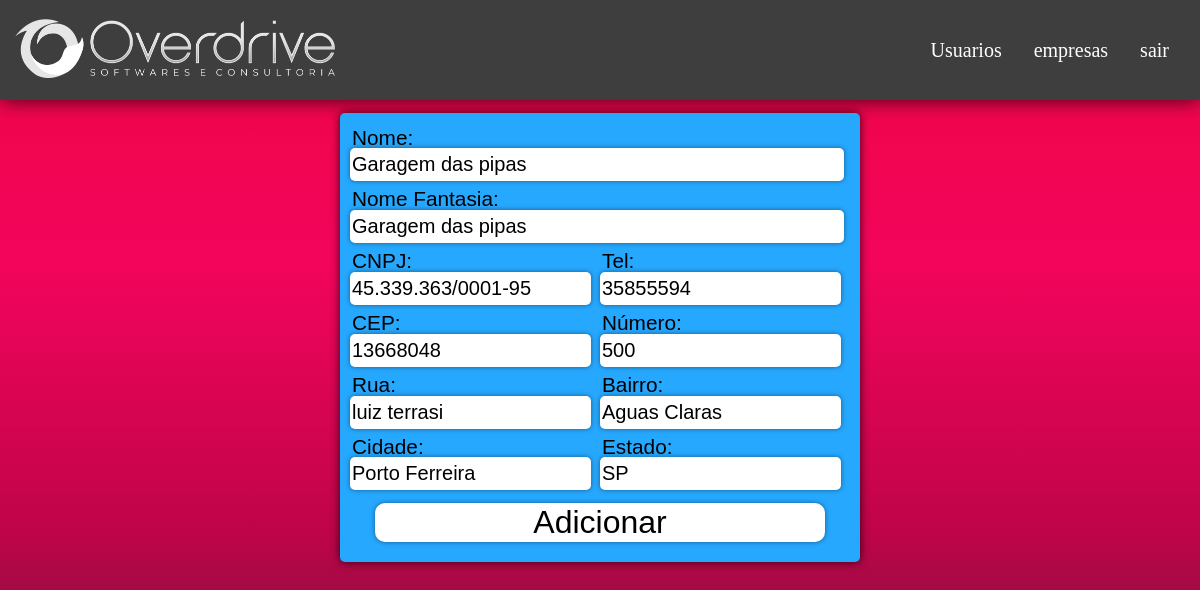
The app's page /admin/company/edit_company.php?id=1 with its own data.
### tables this page shows
CREATE TABLE `company` (
  `companyId` mediumint(8) unsigned NOT NULL AUTO_INCREMENT,
  `name` varchar(255) NOT NULL,
  `fantasyName` varchar(255) DEFAULT NULL,
  `CNPJ` varchar(255) NOT NULL,
  `phone` varchar(20) DEFAULT NULL,
  `CEP` varchar(10) DEFAULT NULL,
  `rua` varchar(20) DEFAULT NULL,
  `numero` varchar(10) DEFAULT NULL,
  `bairro` varchar(50) DEFAULT NULL,
  `cidade` varchar(50) DEFAULT NULL,
  `UF` varchar(5) DEFAULT NULL,
  PRIMARY KEY (`companyId`)
);

### admin/company/edit_company.php (the view, shortened to what this page needs)
<?php
    include_once('../../conexao.php');
    if(!empty($_GET['id'])){
        $id = $_GET['id'];
        $sqlSelect = "SELECT * FROM company WHERE companyId=$id";
        $result = $conexao->query($sqlSelect);
        if($result->num_rows > 0){
            while($user_data = mysqli_fetch_assoc($result)){
                $nome = $user_data['name'];
                $nf = $user_data['fantasyName'];
                $cnpj = $user_data['CNPJ'];
                $phone = $user_data['phone'];
                $cep = $user_data['CEP'];
                $rua = $user_data['rua'];
                $numero = $user_data['numero'];
                $bairro = $user_data['bairro'];
                $cidade = $user_data['cidade'];
                $uf = $user_data['UF'];
            }
        }
        else{
            header('Location: ../tabelaempresas.php');
        }
    }
    else{
        header('Location: ../tabelaempresas.php');
    }
?>
<!DOCTYPE html>
<html lang="pt-br">
    <head>
        <link rel="stylesheet" href="../../css/reset.css">
        <link rel="stylesheet" href="../../css/header.css">
        <link rel="stylesheet" href="../../css/form.css">
    </head>
    <body>
        <header>
            <h1><img class="logo" src="../../img/logo.png" alt="logo da Overdrive"></h1>
            <nav>
                <ul>
                    <li class="li-nav"><a class="link-nav" href="../tabelaUsers.php">Usuarios</a></li>
                    <li class="li-nav"><a class="link-nav" href="../tabelaEmpresas.php">empresas</a></li>
                    <li class="li-nav"><a class="link-nav" href="../../logout.php">sair</a></li>
                </ul>
            </nav>
        </header>
        <main>
            <form action="saveEditCompany.php?id=<?php echo $id;?>"  method="post">
                <div class="nomeEmail">
                    <div class="input-box">
                        <label for="nome">Nome: </label>
                        <input type="text" name="nome" id="nome" class="input nome"   placeholder="Nome" value='<?php echo $nome;?>' required>
                    </div>
                    <div class="input-box">
                        <label for="fantasy">Nome Fantasia: </label>
                        <input type="text" name="fantasy" id="fantasy" class="input fantasy"  placeholder="fantasy" value='<?php echo $nf;?>' required>
                    </div>
                </div>
                <div class="cpfTel">
                    <div class="input-box">
                        <label for="cnpj">CNPJ: </label>
                        <input type="text" name="cnpj" id="cnpj" class="input"  placeholder="CNPJ"  value='<?php echo $cnpj;?>' required>
                    </div>
                    <div class="input-box">
                        <label for="phone">Tel: </label>
                        <input type="tel" name="phone" id="phone" class="input"  placeholder="Telefone" value='<?php echo $phone;?>'  maxlength="15" onkeyup="handlePhone(event)" required>
                    </div>
                </div>
                <div class="addres-box">
                    <div class="input-box">
                        <label for="cep">CEP: </label>
                        <input type="text" name="cep" id="cep" class="input addres cep" size="10"  maxlength="9" onblur="buscaCep(this.value);" placeholder="CEP" value='<?php echo $cep;?>' required>
                    </div>
                    <div class="input-box numero">
                        <label for="numero">Número: </label>
                        <input type="text" name="numero" id="numero" class="input"  placeholder="numero" value='<?php echo $numero;?>' required>
                    </div>
                </div>
                <div class="addres-box">
                    <div class="input-box">
                        <label for="rua">Rua: </label>
                        <input type="text" name="rua" id="rua" class="input"  placeholder="Rua" value='<?php echo $rua;?>' required>
                    </div>
                    <div class="input-box">
                        <label for="bairro">Bairro: </label>
                        <input type="text" name="bairro" id="bairro" class="input"  placeholder="Bairo" value='<?php echo $bairro;?>' required>
                    </div>
                </div>
                <div class="addres-box">
                    <div class="input-box">
                        <label for="cidade">Cidade: </label>
                        <input type="text" name="cidade" id="cidade" class="input"  placeholder="Cidade" value='<?php echo $cidade;?>' required>
                    </div>
                    <div class="input-box">
                        <label for="uf">Estado: </label>
                        <input type="text" name="uf" id="uf" class="input" size="2" placeholder="UF" value='<?php echo $uf;?>' required>
                    </div>
                </div>
                <input type="submit" value="Adicionar" class="button">
            </form>
        </main>
    </body>
</html>

### css/header.css (style rules this page uses)
header { display: flex; background-color: #3f3e3e; padding: 10px; justify-content: space-between; align-items: center; box-shadow: 0 0 20px rgba(0, 0, 0, 0.753); }
body { background: linear-gradient(#F20544, #F2055C, #BF0449, #402431) ; background-attachment: fixed; }
.logo { width: 20rem; padding: 5px; }
nav { height: 100%; margin: 5px; }
ul { display: flex; flex-direction: row; height: 100%; }
.li-nav { text-align: center; }
.link-nav { font-size: 20px; color: #FFF; height: 30%; padding: 1rem; text-align: center; line-height: 70px; border-radius: 10px; }

### css/form.css (style rules this page uses)
main { display: flex; height: 80%; margin: 0.8rem; }
form { display: flex; flex-direction: column; max-width: 500px; min-width: 400px; box-shadow: 0 0 10px rgba(0, 0, 0, 0.753); margin: auto; background:#26a8ff; padding: 10px; border-radius: 5px; }
label { font-size: 1.3rem; margin-left: 2px; }
.input-box { width: 100%; margin: 0.3rem 0.5rem 0.2rem 0; }
.input { display: inline-block; width: 98%; font-size: 20px; border: none; border-radius: 5px; padding-top: 5px; padding-bottom: 5px; padding-left: 2px; box-shadow: 0px 0 5px rgba(0, 0, 0, 0.453); }
.nomeEmail { display: flex; flex-direction: column; }
.senhas, .cpfTel, .cnhCar, .addres-box { display: flex; }
.button { display: block; margin: 10px auto; font-size: 2rem; border-radius: 10px; width: 90%; box-shadow: 0px 0 5px rgba(0, 0, 0, 0.453); background-color: #FFF; color: #000; border: none; transition: 1s; }

### records on screen
company: nome "Garagem das pipas", fantasy "Garagem das pipas", cnpj "45.339.363/0001-95", phone "35855594", cep "13668048", numero "500", rua "luiz terrasi", bairro "Aguas Claras", cidade "Porto Ferreira", uf "SP"
